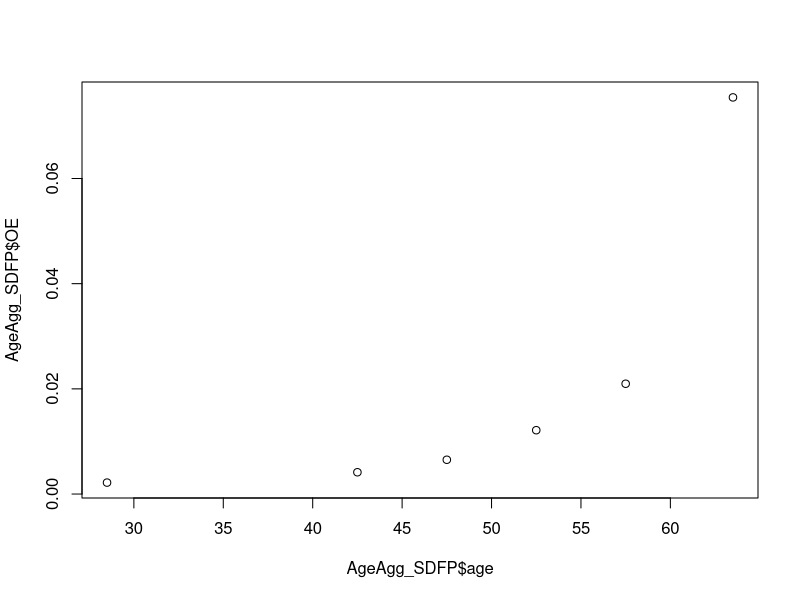
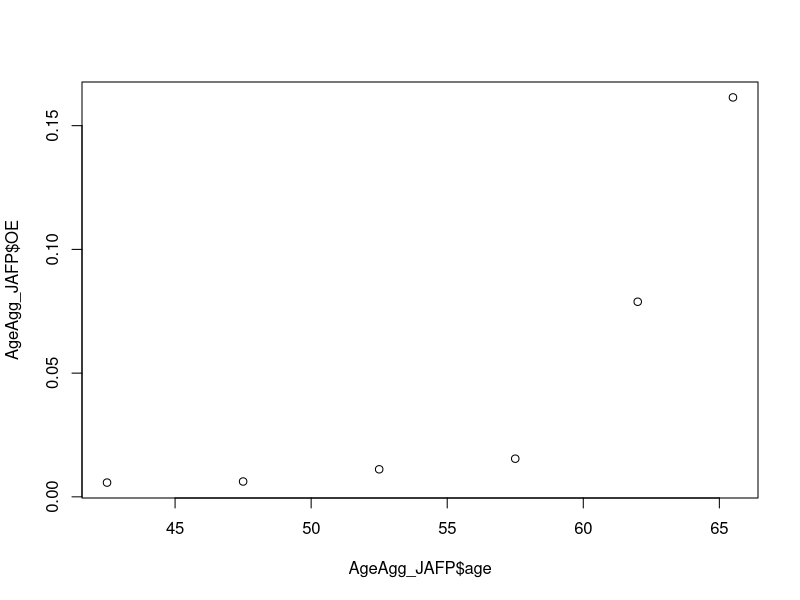
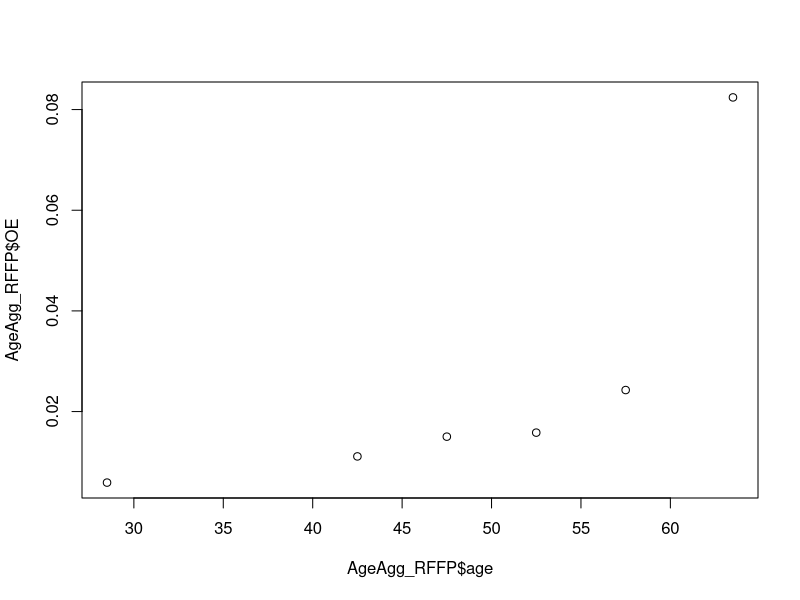
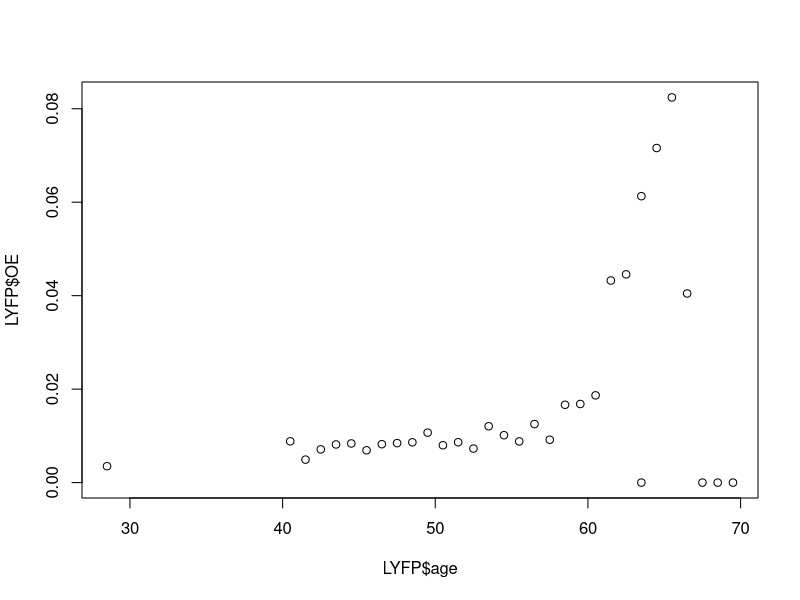
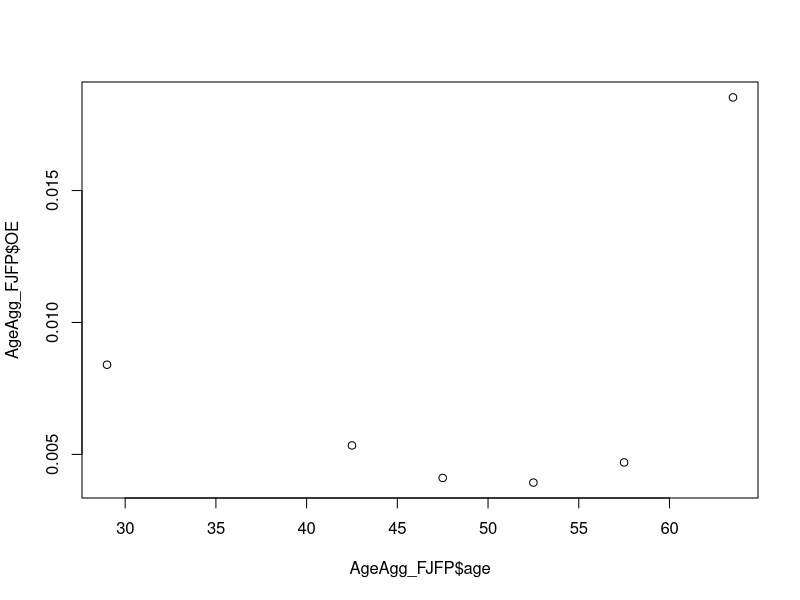
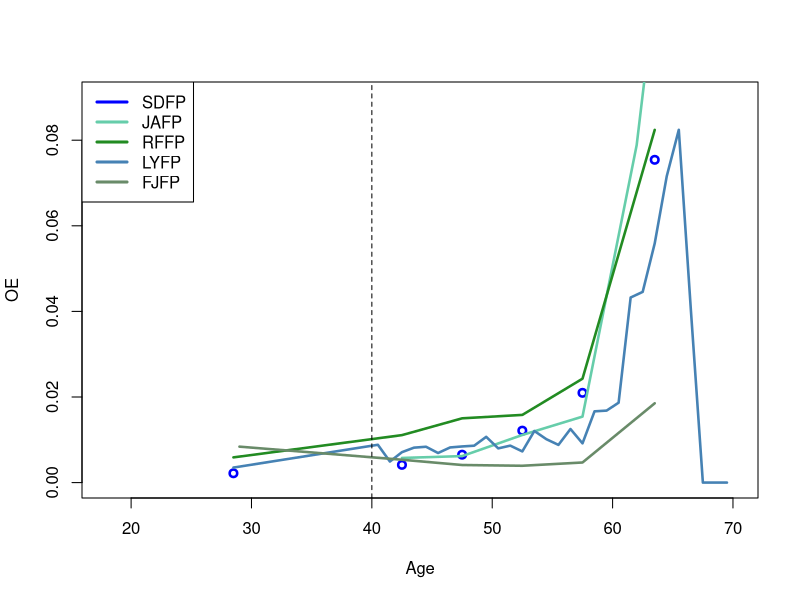
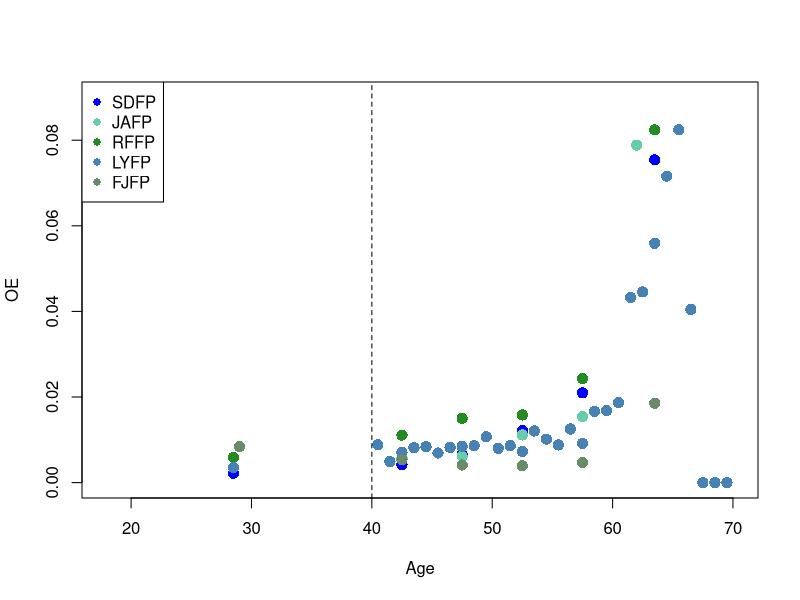
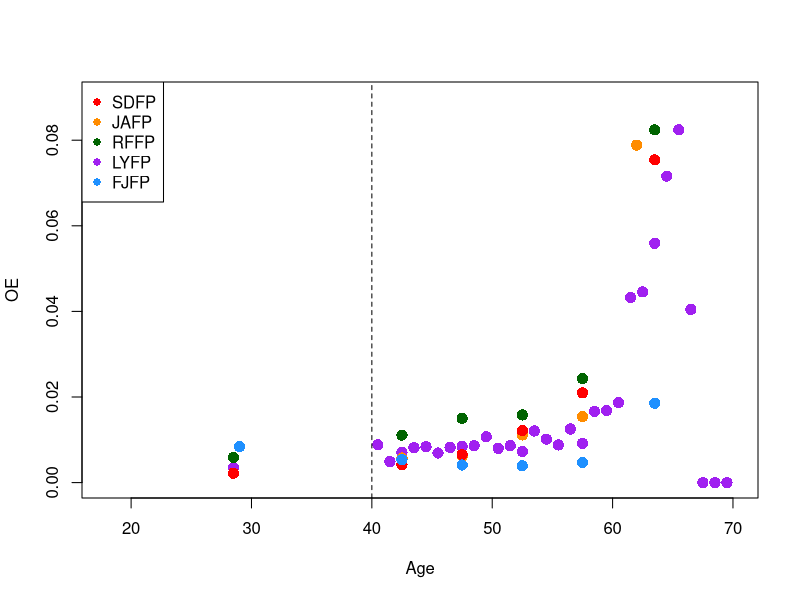

The R script that drew these images, in order:
######################################################
####               PAKKER OG DATA                 ####
######################################################
library(tidyverse)
library(ggplot2)
library(dplyr)
library(stats)
library(splines)
library(hexbin)

######################################################
####              DATASÆT TIL FP                  ####
######################################################


################ SDFP ################
SDFP<-read_csv("Data/SD/SDFP.csv")

#OE-raten for varrighed 3 (endepunktet) for alle aldre
SDFP_filtered <- SDFP[SDFP$duration == 3, ]
SDFP_filtered$OE <- SDFP_filtered$O/SDFP_filtered$E
SDFP_OE_endpoint<-sum(SDFP_filtered$O)/sum(SDFP_filtered$E)

midpointsage<-c((unique(SDFP$age)[-1]+unique(SDFP$age)[-length(unique(SDFP$age))])/2,(unique(SDFP$age)[length(unique(SDFP$age))]+67)/2)
SDFP$age<-midpointsage[match(SDFP$age, unique(SDFP$age))]
midpointsduration<-c((unique(SDFP$duration)[-1]+unique(SDFP$duration)[-length(unique(SDFP$duration))])/2,unique(SDFP$duration)[length(unique(SDFP$duration))])
SDFP$duration<-midpointsduration[match(SDFP$duration, unique(SDFP$duration))]

#fjerner sidste datapunkt for duration
SDFP<-SDFP[SDFP$duration!=unique(SDFP$duration)[length(unique(SDFP$duration))],]

SDFP_OE<-sum(SDFP$O)/sum(SDFP$E)


################ JAFP ################
JAFP<-read_csv("Data/JA/JAFP.csv")

#Centrerer age
unique_ages_JAFP <- unique(JAFP$age)
midpoints_JAFP <- (unique_ages_JAFP[-1] + unique_ages_JAFP[-length(unique_ages_JAFP)]) / 2
custom_last_point_JAFP <- (67 - 64) / 2 + 64  # Brug 65.5 som værdi i højre endepunkt da det sidste datapunkt er 60 år
midpoints_JAFP <- c(midpoints_JAFP, custom_last_point_JAFP)
JAFP$age <- midpoints_JAFP[match(JAFP$age, unique_ages_JAFP)]

#Fjerner første datapunkt for age
JAFP <- JAFP[JAFP$age != unique(JAFP$age)[1], ]

#centrerer duration
midpointsduration_JAFP <- c((unique(JAFP$duration)[-1] + unique(JAFP$duration)[-length(unique(JAFP$duration))]) / 2, unique(JAFP$duration)[length(unique(JAFP$duration))])
JAFP$duration <- midpointsduration_JAFP[match(JAFP$duration, unique(JAFP$duration))]

#fjerner sidste datapunkt for duration
JAFP <- JAFP[JAFP$duration != unique(JAFP$duration)[length(unique(JAFP$duration))], ]

JAFP_OE<-sum(JAFP$O)/sum(JAFP$E)


################ RFFP ################
RFFP <- read_csv("Data/RF/RFFP.csv")

#OE-raten for varrighed 3.5 (endepunktet) for alle aldre
RFFP_filtered <- RFFP[RFFP$duration == 3.5, ]
RFFP_filtered$OE <- RFFP_filtered$O/RFFP_filtered$E
RFFP_OE_endpoint<-sum(RFFP_filtered$O)/sum(RFFP_filtered$E)

#Centrerer age
unique_ages_RFFP <- unique(RFFP$age)
midpoints_RFFP <- (unique_ages_RFFP[-1] + unique_ages_RFFP[-length(unique_ages_RFFP)]) / 2
custom_last_point_RFFP <- (67 - 60) / 2 + 60  # Brug 63.5 som værdi i højre endepunkt da det sidste datapunkt er 60 år
midpoints_RFFP <- c(midpoints_RFFP, custom_last_point_RFFP)
RFFP$age <- midpoints_RFFP[match(RFFP$age, unique_ages_RFFP)]

#centrerer duration
midpointsduration_RFFP<-c((unique(RFFP$duration)[-1]+unique(RFFP$duration)[-length(unique(RFFP$duration))])/2,unique(RFFP$duration)[length(unique(RFFP$duration))])
RFFP$duration<-midpointsduration_RFFP[match(RFFP$duration, unique(RFFP$duration))]

#fjerner sidste datapunkt for duration
RFFP<-RFFP[RFFP$duration!=unique(RFFP$duration)[length(unique(RFFP$duration))],]

RFFP_OE<-sum(RFFP$O)/sum(RFFP$E)



################ LYFP ################
LYFP<-read_csv("Data/LY/LYFP.csv")

#Centrerer age
unique_ages_LYFP <- unique(LYFP$age)
midpoints_LYFP <- (unique_ages_LYFP[-1] + unique_ages_LYFP[-length(unique_ages_LYFP)]) / 2
custom_last_point_LYFP <- (67 + 60) / 2  # Brug 63.5 som værdi i højre endepunkt da det sidste datapunkt er 60 år
midpoints_LYFP <- c(midpoints_LYFP, custom_last_point_LYFP)
LYFP$age <- midpoints_LYFP[match(LYFP$age, unique_ages_LYFP)]

LYFP_OE<-sum(LYFP$O)/sum(LYFP$E) #KUN ALDER
LYFP$OE <- LYFP$O / LYFP$E



################ FJFP ################
FJFP<-read_csv("Data/FJ/FJFP.csv")
#Centrerer age
unique_ages_FJFP <- unique(FJFP$age)
midpoints_FJFP <- (unique_ages_FJFP[-1] + unique_ages_FJFP[-length(unique_ages_FJFP)]) / 2
custom_last_point_FJFP <- (67 + 60) / 2  # Brug 63.5 som værdi i højre endepunkt da det sidste datapunkt er 60 år
midpoints_FJFP <- c(midpoints_FJFP, custom_last_point_FJFP)
FJFP$age <- midpoints_FJFP[match(FJFP$age, unique_ages_FJFP)]

#centrerer duration
midpointsduration_FJFP <- c((unique(FJFP$duration)[-1] + unique(FJFP$duration)[-length(unique(FJFP$duration))]) / 2, unique(FJFP$duration)[length(unique(FJFP$duration))])
FJFP$duration <- midpointsduration_FJFP[match(FJFP$duration, unique(FJFP$duration))]

#fjerner sidste datapunkt for duration
FJFP <- FJFP[FJFP$duration != unique(FJFP$duration)[length(unique(FJFP$duration))], ]

FJFP_OE<-sum(FJFP$O)/sum(FJFP$E)


######################################################
####      AGGREGERING OG IKKE-LINEARE TRENDS      ####
######################################################

# Aggregering af data efter 'age'
AgeAgg_SDFP <- SDFP %>%
  group_by(age) %>%
  summarise(expoAgg = sum(E), occAgg=sum(O)) %>%
  mutate(OE = occAgg/expoAgg)

# Aggregering af data efter 'age'
AgeAgg_JAFP <- JAFP %>%
  group_by(age) %>%
  summarise(expoAgg = sum(E), occAgg=sum(O)) %>%
  mutate(OE = occAgg/expoAgg)

# Aggregering af data efter 'age'
AgeAgg_RFFP <- RFFP %>%
  group_by(age) %>%
  summarise(expoAgg = sum(E), occAgg=sum(O)) %>%
  mutate(OE = occAgg/expoAgg)

# Aggregering af data efter 'age'
AgeAgg_FJFP <- FJFP %>%
  group_by(age) %>%
  summarise(expoAgg = sum(E), occAgg=sum(O)) %>%
  mutate(OE = occAgg/expoAgg)

# Aggregering af data efter 'age'
AgeAgg_LYFP <- LYFP %>%
  group_by(age) %>%
  summarise(expoAgg = sum(E), occAgg=sum(O)) %>%
  mutate(OE = occAgg/expoAgg)


# Plots af trends
plot(AgeAgg_SDFP$age, AgeAgg_SDFP$OE)
plot(AgeAgg_JAFP$age, AgeAgg_JAFP$OE)
plot(AgeAgg_RFFP$age, AgeAgg_RFFP$OE)
plot(LYFP$age, LYFP$OE)
plot(AgeAgg_FJFP$age, AgeAgg_FJFP$OE)

?plot

# Opret første plot med linjer
plot(AgeAgg_SDFP$age, AgeAgg_SDFP$OE, type = "p", col = "blue", lwd = 2.5, 
     xlab = "Age", ylab = "OE", ylim=c(0,0.09), xlim=c(18,70))

# Tilføj yderligere linjer til plottet
lines(AgeAgg_JAFP$age, AgeAgg_JAFP$OE, col = "aquamarine3", lwd = 2.5)
lines(AgeAgg_RFFP$age, AgeAgg_RFFP$OE, col = "forestgreen", lwd = 2.5)
lines(AgeAgg_LYFP$age, AgeAgg_LYFP$OE, col = "steelblue", lwd = 2.5)
lines(AgeAgg_FJFP$age, AgeAgg_FJFP$OE, col = "darkseagreen4", lwd = 2.5)

# Tilføj en legende for at identificere de forskellige grupper
legend("topleft", legend = c("SDFP", "JAFP", "RFFP", "LYFP", "FJFP"), 
       col = c("blue", "aquamarine3", "forestgreen", "steelblue", "darkseagreen4"), lwd = 3)
abline(v = 40, col = "black", lty = 2)





# Opret første plot med punkter
plot(AgeAgg_SDFP$age, AgeAgg_SDFP$OE, type = "p", col = "blue", pch = 16, cex = 1.5,
     xlab = "Age", ylab = "OE", ylim = c(0, 0.09), xlim = c(18, 70))

# Tilføj yderligere punkter til plottet
points(AgeAgg_JAFP$age, AgeAgg_JAFP$OE, col = "aquamarine3", pch = 16, cex = 1.5)
points(AgeAgg_RFFP$age, AgeAgg_RFFP$OE, col = "forestgreen", pch = 16, cex = 1.5)
points(AgeAgg_LYFP$age, AgeAgg_LYFP$OE, col = "steelblue", pch = 16, cex = 1.5)
points(AgeAgg_FJFP$age, AgeAgg_FJFP$OE, col = "darkseagreen4", pch = 16, cex = 1.5)

# Tilføj en legende for at identificere de forskellige grupper
legend("topleft", legend = c("SDFP", "JAFP", "RFFP", "LYFP", "FJFP"), 
       col = c("blue", "aquamarine3", "forestgreen", "steelblue", "darkseagreen4"), pch = 16)

# Tilføj en lodret linje ved x = 40
abline(v = 40, col = "black", lty = 2)


# Opret første plot med punkter
plot(AgeAgg_LYFP$age, AgeAgg_LYFP$OE, type = "p", col = "purple", pch = 16, cex = 1.5,
     xlab = "Age", ylab = "OE", ylim = c(0, 0.09), xlim = c(18, 70))

# Tilføj yderligere punkter til plottet
points(AgeAgg_JAFP$age, AgeAgg_JAFP$OE, col = "darkorange", pch = 16, cex = 1.5)
points(AgeAgg_RFFP$age, AgeAgg_RFFP$OE, col = "darkgreen", pch = 16, cex = 1.5)
points(AgeAgg_SDFP$age, AgeAgg_SDFP$OE, col = "red", pch = 16, cex = 1.5)
points(AgeAgg_FJFP$age, AgeAgg_FJFP$OE, col = "dodgerblue", pch = 16, cex = 1.5)

# Tilføj en legende for at identificere de forskellige grupper
legend("topleft", legend = c("SDFP", "JAFP", "RFFP", "LYFP", "FJFP"), 
       col = c("red", "darkorange", "darkgreen", "purple", "dodgerblue"), pch = 16)

# Tilføj en lodret linje ved x = 40
abline(v = 40, col = "black", lty = 2)

